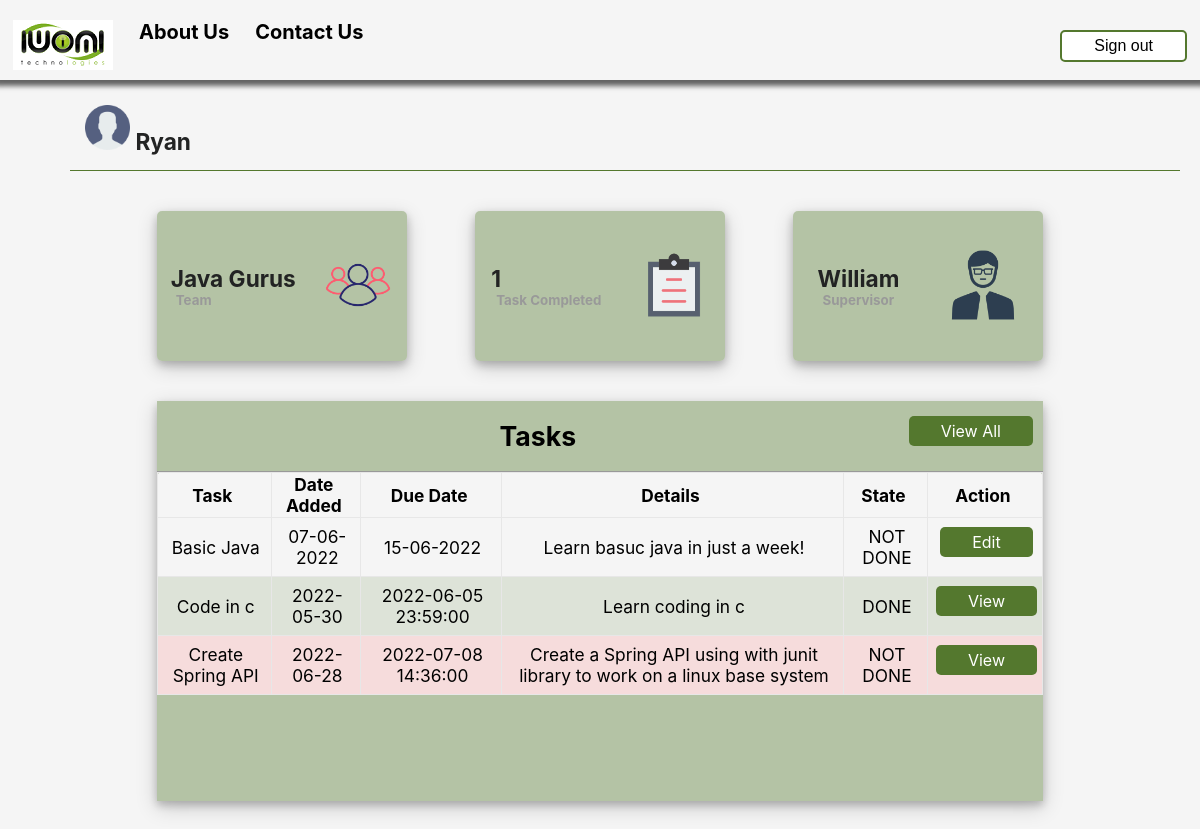
Page /userdashboard.php (signed in) on the committed database.
### tables this page shows
CREATE TABLE IF NOT EXISTS `grouping` (
  `memship_id` int(3) NOT NULL AUTO_INCREMENT,
  `team_id` int(3) NOT NULL,
  `intern_id` int(10) NOT NULL,
  PRIMARY KEY (`memship_id`),
  KEY `team_id` (`team_id`),
  KEY `user_id` (`intern_id`)
);

CREATE TABLE IF NOT EXISTS `team` (
  `team_id` int(3) NOT NULL AUTO_INCREMENT,
  `teamName` varchar(20) NOT NULL,
  `capacity` int(2) NOT NULL,
  `supervisor` varchar(30) NOT NULL,
  PRIMARY KEY (`team_id`),
  KEY `team_id` (`team_id`),
  KEY `supervisor` (`supervisor`)
);

CREATE TABLE IF NOT EXISTS `supervisor` (
  `sup_id` int(10) NOT NULL AUTO_INCREMENT,
  `username` varchar(30) NOT NULL,
  `sup_email` varchar(30) NOT NULL,
  `sup_pass` varchar(15) NOT NULL,
  PRIMARY KEY (`sup_id`),
  KEY `sup_email` (`sup_email`),
  KEY `sup_pass` (`sup_pass`),
  KEY `username` (`username`) USING BTREE
);

CREATE TABLE IF NOT EXISTS `assign` (
  `assign_id` int(10) NOT NULL AUTO_INCREMENT,
  `task_id` int(10) NOT NULL,
  `supervisor_id` int(10) NOT NULL,
  `int_id` int(10) DEFAULT NULL,
  `team_id` int(3) NOT NULL,
  PRIMARY KEY (`assign_id`),
  KEY `task_id` (`task_id`,`supervisor_id`,`int_id`,`team_id`),
  KEY `supervisor_id` (`supervisor_id`),
  KEY `int_id` (`int_id`),
  KEY `team_id` (`team_id`)
);

CREATE TABLE IF NOT EXISTS `eventdata` (
  `TaskID` int(10) NOT NULL AUTO_INCREMENT,
  `Task` varchar(55) NOT NULL,
  `DateAdded` date NOT NULL,
  `due_date` datetime NOT NULL,
  `Details` varchar(255) NOT NULL,
  `status` enum('NOT DONE','DONE') NOT NULL DEFAULT 'NOT DONE',
  PRIMARY KEY (`TaskID`)
);

### userdashboard.php (the view, shortened to what this page needs)
<?php
  include("connection.php");
	$userid = $_SESSION['login_id'];
	$tname = "SELECT * FROM team as t1 inner join grouping as t2 on t1.team_id=t2.team_id WHERE t2.intern_id = '$userid'";
	$team = mysqli_query($con, $tname);
	$t_row = mysqli_fetch_array($team);
	$sql = "SELECT * FROM eventdata as t1 inner join assign as t2 on t1.TaskID=t2.task_id where t2.team_id= '".$t_row['team_id']."' ";
	$info = mysqli_query($con, $sql)or die(mysqli_error($con));
	$find = array(array());
	$num = mysqli_query($con, "SELECT COUNT(status) AS total FROM eventdata WHERE status = 'DONE'");
	$numrow = mysqli_fetch_array($num);
	$sup = mysqli_query($con, "SELECT username
				FROM supervisor as T1
				INNER JOIN supervision as T2
				ON T1.sup_id = T2.super_id
				WHERE T2.intern_id = $userid;");
	$suprow = mysqli_fetch_array($sup);
?>
<!DOCTYPE html>
<html>
<head>
	<link rel="stylesheet" href="css/userdashboard.css" type="text/css">
</head>
 <body >
	<div id="container">
		<nav id="menu">
			<ul>
				<li class="menuitem"><a href = "index.php"><h1><img src = "pictures/iwomi-smaller.png"></li>
				<li class="menuitem"><a href="about.php">About Us</a></li>
				<li class="menuitem"><a href="contact.php">Contact Us</a></li>
				<li>
					<ul>
						<li class ="signup"><a href = "logout.php"><button class = "button buttongreen">Sign out</button></a>
						</li>
					</ul>
				</li>
			</ul>
	    </nav>
		<section >
			<h1>
			<img src = "pictures/user.png" alt = "pictures/user.png" width ="45px" height = "45px">
			<?php
			echo"".$_SESSION['login_user']."";
			?>
			</h1>
		</section>
		<div class="content">
			<div class="cards">
				<div class="card">
					<div class="box">
						<h1><?php echo $t_row['teamName'] ?></h1>
						<h3>Team</h3>
					</div>
					<div class="icon">
						<img src="pictures/team.png" alt="#" width="70px" height="70px">
					</div>
				</div>
				<div class="card">
					<div class="box">
						<h1><?php echo $numrow['total'] ?></h1>
						<h3>Task Completed</h3>
					</div>
					<div class="icon">
						<img src="pictures/clip.png" alt="#" width="70px" height="70px">
					</div>
				</div>
				<div class="card">
					<div class="box">
						<h1><?php echo $suprow['username'] ?></h1>
						<h3>Supervisor</h3>
					</div>
					<div class="icon">
						<img src="pictures/supervise.png" alt="#" width="70px" height="70px">
					</div>
				</div>
			</div>
			<div class="content-2">
				<div class="table1">
					<div class="tblhd">
						<h2>Tasks</h2>
						<a href="#" class="button">View All</a>
					</div>
					<table>
						<tr>
							<th>Task</th>
							<th>Date Added</th>
							<th>Due Date</th>
							<th>Details</th>
							<th>State</th>
							<th>Action</th>
						</tr>
						<tr>
							<td>Basic Java</td>
							<td>07-06-2022</td>
							<td>15-06-2022</td>
							<td>Learn basuc java in just a week!</td>
							<td>NOT DONE</td>
							<td><a href="#" class="button">Edit</a></td>
						</tr>
						<?php
							while($row= mysqli_fetch_array($info))
							{
								if($row['status']=="NOT DONE"){$class = "undone";}else{$class="done";}
	  							echo "<tr class=".$class.">";
	   							echo "<td>".$row['Task']."</td>"; $find[0][0] = $row['Task'];
	   							echo "<td>".$row['DateAdded']."</td>";	$find[0][1] = $row['DateAdded'];
	  							echo "<td>".$row['due_date']."</td>";	$find[0][2] = $row['due_date'];
	  							echo "<td>".$row['Details']."</td>";	$find[0][3] = $row['Details'];
	   							echo "<td >".$row['status']."</td>";	$find[0][4] = $row['status'];
	   							echo "<td><div id=".$row['TaskID']." class='button' onclick='appear(this)'>View</div></td>";
	   							echo "</tr>";
							}
						?>
					</table>
				</div>
			</div>
		</div>
	</div>
</body>
</html>

### css/userdashboard.css (style rules this page uses)
* { margin: 0 auto 0 auto; text-align:left; }
body { min-width: 575px; margin:0; padding-top:0px; text-align:left; font-size:13px; font-family:Arial, Helvetica, sans-serif; color:#000000; background-color: #f5f5f5; width:100%; overflow:auto; display: block; font-family: BlinkMacSystemFont, 'Segoe UI', Roboto, Oxygen, Ubuntu, Cantarell, 'Open Sans', 'Helvetica Neue', sans-serif; }
a { text-decoration:none; }
table { margin-top: 25px; margin-left: auto; margin-right: auto; width:100%; height: auto; border-collapse:collapse; background: #f5f5f5; border-top-left-radius: 5px; border-top-right-radius: 5px; font-size: 13pt; font-family: BlinkMacSystemFont, 'Segoe UI', Roboto, Oxygen, Ubuntu, Cantarell, 'Open Sans', 'Helvetica Neue', sans-serif }
table td, th { width: auto; height : auto; border-collapse: collapse; border:1px solid #e7e7e7; text-align :center; padding-right:5px; float : center; }
.undone { background: rgba(255, 0, 0, 0.1); }
.done { background: rgba(84, 120, 46, 0.15); }
h1 { font-size: 17pt; font-weight: bolder; color: #222323; font-stretch: semi-expanded; }
h1 > img { margin-bottom: 0px; padding-bottom: 0px; }
h2 { padding-bottom:10px; }
h3 { font-size:20px; font-weight:bold; padding:10px 0; color:#054dbc; }
#container { width:100%; overflow:auto; margin:0; }
nav#menu { display:block; float:left; clear:both; text-align: center; width:100%; height: 60px; padding-top: 20px; background-color: #f5f5f5; box-shadow: 0px 1px 5px 5px rgba(0, 0, 0, 0.6);; }
nav#menu ul { list-style:none; padding:0; margin-left:auto; width:100%; }
nav#menu li { list-style:none; padding-top: 20px; display: inline; }
nav#menu li a,#menu li a:visited { float:left; color:#000000; text-decoration:none; text-align:center; font-size:15pt; font-weight:bold; padding:0 13px 0 13px; }
div#container { width: auto; overflow: auto; }
section { width: 90%; margin-top: 10px; padding-top: 25px; align-items: flex-end; margin-right: 20px; float: right; border-bottom: 1px solid #54782E; padding:15px; margin-left:15px; }
.card h3 { font-size:10pt; font-weight:bold; padding:0px 5px; color:#999; }
#container .content { position: relative; margin-top: 10vh; min-height: 90vh; width: 78%; }
#container .content .cards { padding: 20px 15px; display: flex; min-width: 250px; align-items: center; justify-content: space-between; flex-wrap: wrap; }
#container .content .cards .card { min-width: 250px; width: auto; min-height: 150px; height: auto; background-color: rgba(84, 120, 46, 0.4); color: #f5f5f5; margin: 20px 10px; display: flex; align-items: center; justify-content: space-around; border-radius: 5px; box-shadow: 0px 4px 8px 0px rgb(0, 0, 0, 0.2), 0px 6px 20px 0px rgb(0, 0, 0, 0.19); }
#container .content .content-2 { min-height: 60vh; display: flex; justify-content: space-around; align-items: flex-start; flex-wrap: wrap; border-radius: 10px; }
#container .content .content-2 .table1 { min-height: 50vh; flex: 5; background-color: rgba(84, 120, 46, 0.4); margin: 0px 25px 25px 25px; box-shadow: 0px 4px 8px 0px rgb(0, 0, 0, 0.2), 0px 6px 20px 0px rgb(0, 0, 0, 0.19); }
.tblhd { display: flex; align-items: center; justify-content: space-around; padding: 15px 10px; border-bottom: 1px solid #999; }
.tblhd>h2 { padding-bottom: 0px; font-size: 20pt; flex: 2; text-align: center; }
.table1 >table { padding: 10px; margin-top: 0px; }
.table1>table>th, td { text-align: center; padding: 8px; }
.signup { float:right; margin-top:-10px; }
.button { background-color: #54782E; border: none; color: white; padding: 5px 32px; text-align: center; text-decoration: none; display: inline-block; font-size: 16px; margin-bottom: 10px; -webkit-transition-duration: 0.4s; transition-duration: 0.4s; cursor: pointer; border-radius: 5px; }
.buttongreen { background-color: white; color: black; border: 2px solid #54782E; }

### rows in the picture
grouping: team.teamName "Java Gurus"
supervisor: username "William"
assign: task.Task "Code in c", task.DateAdded "2022-05-30", task.due_date "2022-06-05 23:59:00", task.Details "Learn coding in c", task.status "DONE"
assign: task.Task "Create Spring API", task.DateAdded "2022-06-28", task.due_date "2022-07-08 14:36:00", task.Details "Create a Spring API using with junit library to work on a linux base system", task.status "NOT DONE"

### other values in the picture
$_SESSION['login_user'] "Ryan"
$numrow['total'] "1"
